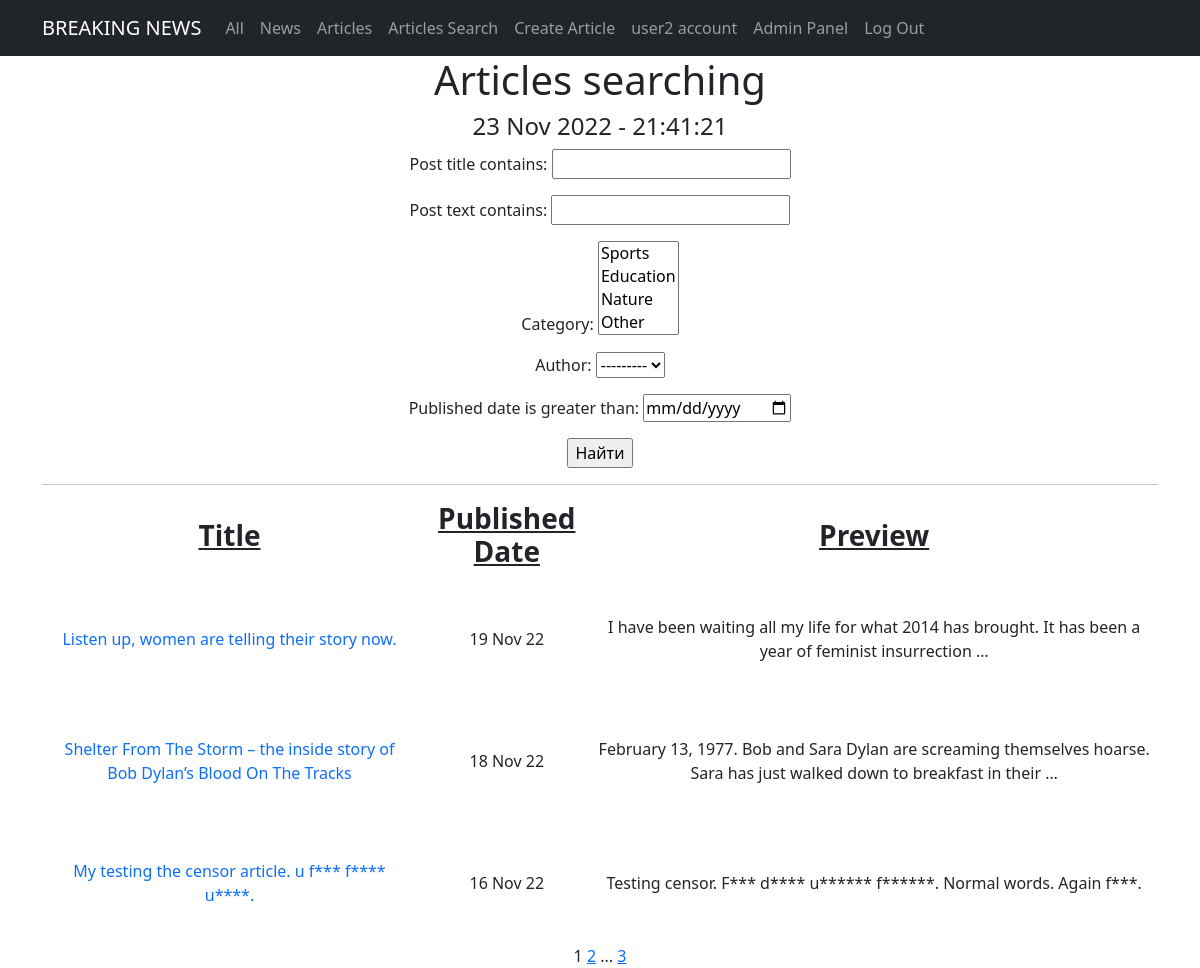
The page /articles/search/ (signed in) on the database its author committed.
### newsportal/models.py (models this page shows, shortened)
class Category(models.Model):
    category = models.CharField(unique=True, max_length=100)
    def __str__(self):
        return f'{self.category}'

class Post(models.Model):
    author = models.ForeignKey(Author, on_delete=models.CASCADE)
    type = models.CharField(max_length=2, choices=TYPES, default=news)
    published_date = models.DateTimeField(auto_now_add=True)
    post_title = models.CharField(max_length=100)
    post_text = models.TextField()
    category = models.ManyToManyField(Category, through="PostCategory")
    post_rating = models.IntegerField(default=0)

### newsportal/views.py (the view)
class ArticleSearch(PostSearch):
    template_name = 'article_search.html'
    def get_queryset(self):
        queryset = super().get_queryset()
        self.filterset = PostFilter(self.request.GET, queryset)
        return self.filterset.qs.filter(type="AR")

### newsportal/models.py (called while the page is built)
    def __str__(self):
        return f'{self.user.username}'

### newsportal/templatetags/custom_filters.py (called while the page is built)
@register.filter()
def censor(text):
    if isinstance(text, str):
        wordstocensor = ['fool', 'death', 'suffer']
        text = re.split('(\W+)', text)
        for i, j in enumerate(text):
            for k in wordstocensor:
                if k in j.lower():
                    text[i] = text[i][0] + '*'*(len(text[i]) - 1)
        return ''.join(text)
    else:
        raise Exception("This filter is applicable only to the <class 'str'>")

### newsportal/templatetags/custom_tags.py (called while the page is built)
@register.simple_tag()
def current_time(format_string='%d %b %Y - %H:%M:%S'):
    return datetime.now().astimezone().strftime(format_string)

@register.simple_tag(takes_context=True)
def url_replace(context, **kwargs):
   d = context['request'].GET.copy()
   for k, v in kwargs.items():
       d[k] = v
   return d.urlencode()

### newsportal/views.py (called while the page is built)
    def get_queryset(self):
        queryset = super().get_queryset()
        self.filterset = PostFilter(self.request.GET, queryset)
        return self.filterset.qs

    def get_context_data(self, **kwargs):
        context = super().get_context_data(**kwargs)
        context['filterset'] = self.filterset
        return context

### templates/article_search.html (shortened to what this page needs)
{% extends 'articles.html' %}
{% load custom_filters %}
{% load custom_tags %}
{% block content %}
<h1>Articles searching</h1>
<h4>{% current_time '%d %b %Y - %H:%M:%S' %}</h4>
   <form action="" method="get">
       {{ filterset.form.as_p }}
       <input type="submit" value="Найти" />
   </form>
<hr>
   {% if posts %}
       <table>
           <tr>
               <td><h3><span style="text-decoration: underline;"><strong>Title</strong></span></h3></td>
               <td><h3><span style="text-decoration: underline;"><strong>Published Date</strong></span></h3></td>
               <td><h3><span style="text-decoration: underline;"><strong>Preview</strong></span></h3></td>
           </tr>
           {% for post in posts %}
           <tr>
               <td><a class="nav-link" href="/articles/{{post.pk}}">{{ post.post_title|censor }}</a></td>
               <td>{{ post.published_date|date:'d M y' }}</td>
               <td>{{ post.post_text|truncatewords:20|censor }}</td>
               <td><p>&nbsp;</p><p>&nbsp;</p><p>&nbsp;</p></td>
           </tr>
           {% endfor %}
       </table>
   {% else %}
       <h2>Nothing here</h2>
   {% endif %}
{% endblock content %}

### templates/articles.html (shortened to what this page needs)
<!DOCTYPE html>
{% extends 'posts.html' %}
{% load custom_filters %}
{% load custom_tags %}
{% block content2 %}
<li class="nav-item">
  <a class="nav-link" href="/articles/search/">Articles Search</a>
</li>
<li class="nav-item">
  <a class="nav-link" href="/articles/create/">Create Article</a>
</li>
{% endblock content2 %}

### templates/posts.html (shortened to what this page needs)
<!DOCTYPE html>
{% extends 'flatpages/default.html' %}
{% load custom_filters %}
{% load custom_tags %}
{% block content3 %}
   {{ page_obj.number }}
   {% if page_obj.has_next %}
       <a href="?{% url_replace page=page_obj.next_page_number %}">{{ page_obj.next_page_number }}</a>
       {% if paginator.num_pages != page_obj.next_page_number %}
           ...
           <a href="?{% url_replace page=page_obj.paginator.num_pages %}">{{ page_obj.paginator.num_pages }}</a>
       {% endif %}
   {% endif %}
{% endblock content3 %}

### templates/flatpages/default.html (shortened to what this page needs)
<!DOCTYPE html>
<html lang="en">
    <head>
        {% load static %}
        <link href="{% static 'css/styles.css' %}" rel="stylesheet" />
    </head>
    <body>
        <nav class="navbar navbar-expand-lg navbar-dark bg-dark static-top">
            <div class="container">
                <a class="navbar-brand" href="#">BREAKING NEWS</a>
                <div class="collapse navbar-collapse" id="navbarResponsive">
                    <ul class="navbar-nav ml-auto">
                        {% block view %}
                        <li class="nav-item active">
                            <a class="nav-link" href="/">All</a>
                        </li>
                        <li class="nav-item">
                            <a class="nav-link" href="/news/">News</a>
                        </li>
                        <li class="nav-item">
                            <a class="nav-link" href="/articles/">Articles</a>
                        </li>
                        {% endblock view %}
                        {% block content2 %}
                        {% endblock content2 %}
                        {% block account %}
                        <li class="nav-item">
                            <a class="nav-link" href="/account/">{{ request.user.username }} account</a>
                        </li>
                        {% endblock account %}
                        <li class="nav-item">
                            <a class="nav-link" href="/admin/">Admin Panel</a>
                        </li>
                        {% block blogout %}
                        <li class="nav-item">
                            <a class="nav-link" href="/sign/logout/">Log Out</a>
                        </li>
                        {% endblock blogout %}
                    </ul>
                </div>
            </div>
        </nav>
        <div class="container">
            <div class="row">
                <div class="col-lg-12 text-center">
                    {% block content %}{% endblock content %}
                    {% block content3 %}
                    {% endblock content3 %}
                </div>
            </div>
        </div>
    </body>
</html>

### rows shown on the page
Category: category "Sports / Education / Nature / Other"
Post: post_title|censor "Listen up, women are telling their story now.", published_date "19 Nov 22", post_text|censor "I have been waiting all my life for what 2014 has brought. It has been a year of feminist insurrection …"
Post: post_title|censor "Shelter From The Storm – the inside story of Bob Dylan’s Blood On The Tracks", published_date "18 Nov 22", post_text|censor "February 13, 1977. Bob and Sara Dylan are screaming themselves hoarse. Sara has just walked down to breakfast in their …"
Post: post_title|censor "My testing the censor article. u f*** f**** u****.", published_date "16 Nov 22", post_text|censor "Testing censor. F*** d**** u****** f******. Normal words. Again f***."

### other values the page prints
{{ request.user.username }} "user2"
{{ page_obj.number }} "1"
{{ page_obj.next_page_number }} "2"
{{ page_obj.paginator.num_pages }} "3"
